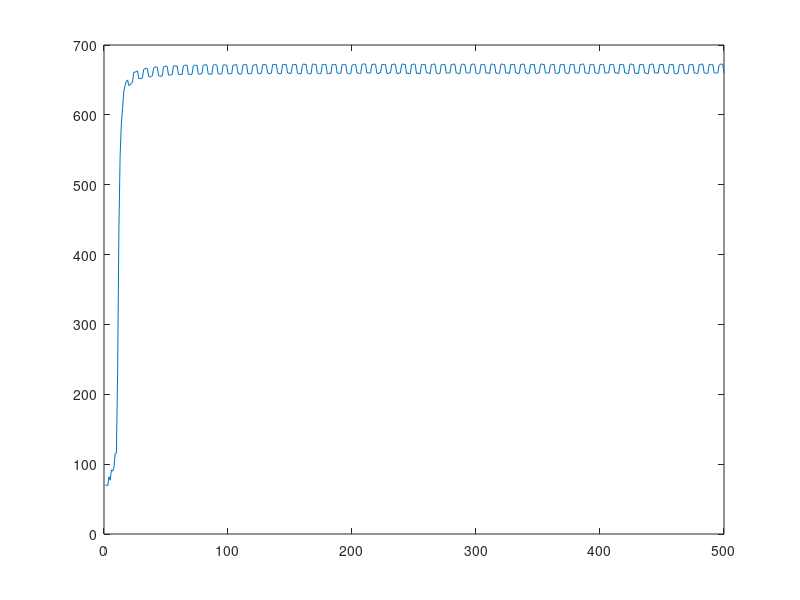

Reproduce this figure in MATLAB.
v = [70.00
70.00
69.00
82.00
77.00
92.00
90.00
95.00
115.00
116.00
233.00
435.00
542.00
588.00
610.00
634.00
642.00
648.00
650.00
642.00
643.00
645.00
647.00
661.00
661.00
662.00
663.00
652.00
652.00
652.00
653.00
665.00
666.00
667.00
666.00
655.00
654.00
655.00
656.00
667.00
668.00
669.00
668.00
656.00
656.00
655.00
656.00
669.00
669.00
670.00
669.00
657.00
657.00
657.00
658.00
670.00
670.00
670.00
670.00
658.00
658.00
658.00
658.00
670.00
671.00
671.00
671.00
658.00
658.00
658.00
658.00
670.00
671.00
671.00
671.00
659.00
658.00
659.00
659.00
671.00
671.00
672.00
671.00
659.00
658.00
659.00
658.00
671.00
672.00
672.00
671.00
659.00
659.00
658.00
659.00
671.00
672.00
671.00
671.00
659.00
659.00
659.00
659.00
671.00
671.00
672.00
672.00
660.00
659.00
658.00
659.00
671.00
672.00
672.00
672.00
659.00
659.00
659.00
659.00
671.00
671.00
672.00
672.00
660.00
659.00
659.00
660.00
672.00
672.00
672.00
671.00
660.00
659.00
659.00
660.00
672.00
672.00
672.00
672.00
660.00
659.00
659.00
659.00
672.00
672.00
672.00
672.00
660.00
660.00
659.00
660.00
672.00
672.00
672.00
672.00
660.00
659.00
659.00
659.00
671.00
673.00
672.00
672.00
660.00
659.00
659.00
659.00
672.00
673.00
672.00
672.00
660.00
659.00
659.00
659.00
672.00
672.00
672.00
672.00
659.00
659.00
660.00
659.00
672.00
672.00
672.00
672.00
660.00
660.00
659.00
660.00
672.00
672.00
672.00
672.00
660.00
659.00
659.00
659.00
671.00
672.00
672.00
672.00
660.00
660.00
659.00
659.00
672.00
673.00
673.00
672.00
660.00
660.00
660.00
660.00
672.00
672.00
673.00
672.00
660.00
659.00
660.00
660.00
672.00
672.00
672.00
672.00
660.00
659.00
660.00
660.00
672.00
672.00
673.00
672.00
660.00
659.00
660.00
660.00
672.00
673.00
672.00
672.00
659.00
660.00
659.00
659.00
672.00
672.00
673.00
672.00
659.00
660.00
659.00
659.00
672.00
672.00
672.00
672.00
660.00
660.00
660.00
659.00
672.00
672.00
673.00
672.00
660.00
659.00
659.00
660.00
672.00
672.00
672.00
672.00
660.00
660.00
660.00
660.00
672.00
672.00
673.00
672.00
660.00
660.00
659.00
659.00
671.00
673.00
672.00
672.00
660.00
660.00
660.00
660.00
672.00
672.00
673.00
672.00
660.00
659.00
659.00
660.00
672.00
672.00
672.00
672.00
660.00
660.00
660.00
659.00
672.00
673.00
672.00
672.00
660.00
660.00
659.00
660.00
672.00
673.00
672.00
672.00
660.00
660.00
660.00
659.00
672.00
672.00
672.00
672.00
660.00
660.00
659.00
660.00
672.00
672.00
673.00
672.00
660.00
660.00
659.00
660.00
672.00
672.00
672.00
672.00
660.00
659.00
660.00
660.00
672.00
673.00
672.00
672.00
660.00
660.00
660.00
660.00
671.00
672.00
672.00
672.00
660.00
659.00
660.00
660.00
672.00
672.00
672.00
672.00
660.00
660.00
659.00
660.00
672.00
672.00
672.00
672.00
660.00
660.00
660.00
660.00
672.00
672.00
673.00
672.00
660.00
660.00
659.00
659.00
672.00
672.00
672.00
672.00
660.00
660.00
659.00
660.00
672.00
672.00
672.00
672.00
660.00
660.00
660.00
660.00
672.00
672.00
672.00
672.00
660.00
660.00
660.00
659.00
672.00
672.00
672.00
672.00
660.00
660.00
659.00
659.00
672.00
673.00
672.00
672.00
660.00
659.00
660.00
659.00
672.00
672.00
672.00
672.00
660.00
660.00
659.00
659.00
672.00
672.00
673.00
672.00
660.00
660.00
660.00
660.00
672.00
672.00
672.00
672.00
660.00
660.00
659.00
660.00
672.00
672.00
672.00
672.00
659.00
659.00
659.00
660.00
672.00
672.00
672.00
672.00
660.00
659.00
659.00
660.00
672.00
672.00
672.00
672.00
660.00
660.00
659.00
660.00
672.00
672.00
673.00
672.00
660.00
660.00
659.00
660.00
672.00
672.00
672.00
672.00
660.00
660.00
660.00
660.00
671.00
672.00
673.00
672.00
660.00
];

for i=1:1:500
   x(i) = i; 
end

plot(x,v);
